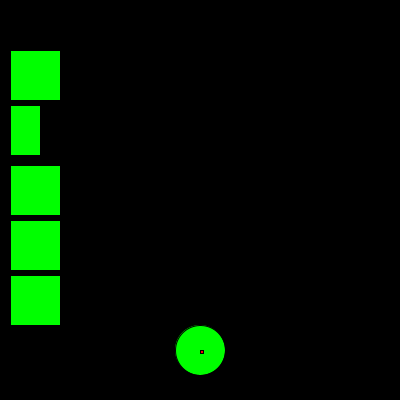
Frame 1 (no input)
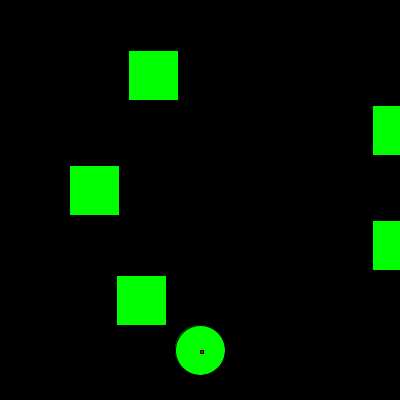
Frame 60 (the mouse pressed at the canvas centre just before this capture)
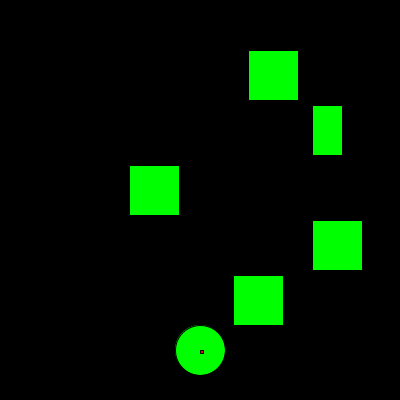
Frame 120 (the mouse held since frame 60 and released just before this capture)

The Processing sketch that drew these frames (run headless with seeded random() and noise(); from frame 60 on, the mouse is pressed at the canvas centre):

// Processing sketch: frogger
// ── frogger.pde
car c1 = new car(10,50,50,2);
car c2 = new car(10,105,30,-1);
car c3 = new car(10,165,50,1);
car c4 = new car(10,220,50,-1);
car c5 = new car(10,275,50,9);
car c6 = new car(10,330,50,-1);
car c7 = new car(10,385,50,1);

void setup(){
size(400, 400);

}
int x = 200;
int y = 350;
int hop = 10;
int cpx ;
int cpy;
int cps;

void draw(){
 
background(0,0,0);
fill(0,256,0);
ellipse(x,y,50,50);
c1.display();
c2.display();
c3.display();
c4.display();
c5.display();


c1.carmove();
c2.carmove();
c3.carmove();
c4.carmove();
c5.carmove();
 if (y == 25) {
text( "You win" , 200, 200); 
  textSize(20); 

}
if (intersects(c1) == true){

y = 350;
}
if (intersects(c2) == true){

y = 350;
}
if (intersects(c3) == true){

y = 350;
}
if (intersects(c4) == true){

y = 350;
}
if (intersects(c5) == true){

y = 350;
}

}
void keyPressed()
{
  if(key == CODED){
      if(keyCode == UP)
     
      {
      y = y - hop;
        //Frog Y position goes up
      }
      else if(keyCode == DOWN)
      {
        y = y + hop; //Frog Y position goes down 
      }
      else if(keyCode == RIGHT)
      {
       x = x  + hop;//Frog X position goes right
      }
      else if(keyCode == LEFT)
      {
      x = x - hop;  //Frog X position goes left
      }
   }


if(x > 375 ){
x = 375;
}
if(y > 375){
y = 375;
}
if(x < 25 ){
x = 25;
}
if(y < 25){
y = 25;
}
}

class car{
int carx;
int cary;
int carspeed ;
int carsize;

 void display() 
  {
    fill(0,255,0);
    rect(carx, cary, carsize, 50);
  }

car(int carx, int cary, int carsize, int carspeed){
 this.carx = carx;
this.cary = cary;
this.carspeed = carspeed;
this.carsize = carsize; 
}
void carmove (){
carx = carx + carspeed;
if (carx > 410) {
carx = -10;
}
else{
if(carx < -10){
carx = 410; 
}}


}
int getX (){
cpx = carx;
return cpx;
}
int getY (){
cpy = cary;
return cpy;
}
int getSize (){
cps = carsize;
return cps;
}

}
boolean intersects(car car) {
 fill(255,0,0);
  rect(x,y,3,3);
if ((y - 25 > car.getY() && y - 25 < car.getY()+50) && (x > car.getX() && x  < car.getX()+car.getSize())|| (y + 25 > car.getY() && y + 25 < car.getY()+50) && (x > car.getX() && x  < car.getX()+car.getSize())||(y > car.getY() && y  < car.getY()+50) && (x -25 > car.getX() && x -25  < car.getX()+car.getSize())||(y  > car.getY() && y  < car.getY()+50) && (x + 25 > car.getX() && x + 25  < car.getX()+car.getSize()))
          return true;
    else 
        return false;
}
